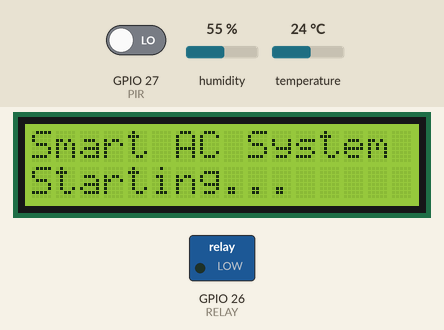
Simulated run of this program. Board: ESP32. Parts: 16×2 character LCD, switched loads named in the program (green lamp = pin HIGH). The inputs (shaded band) are chosen by the test bench; at power-on: GPIO 27 (PIR) LOW, humidity 55 %, temperature 24 °C. WiFi joins after 1.5 s; servers stay silent unless stated; what the program prints to the serial monitor is not drawn.

Above: at 0.1 s.
At 4.0 s:
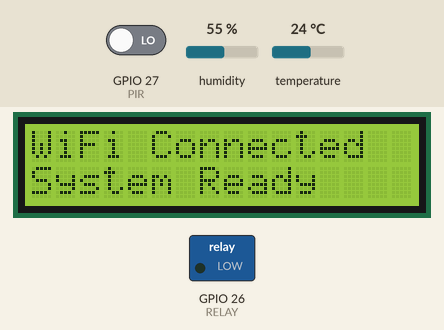
At 36.3 s:
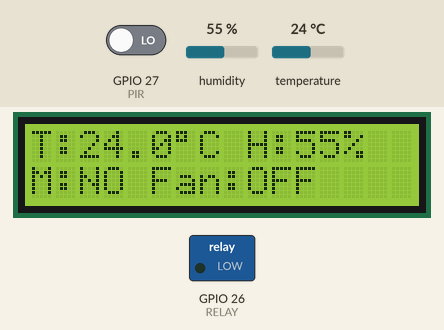

The program:

main.cpp
```cpp
#define BLYNK_TEMPLATE_ID "TMPL3bMZcP3IS"
#define BLYNK_TEMPLATE_NAME "esp32"
#define BLYNK_AUTH_TOKEN "1hqcKqiVXF0-fWrJ-rbCNlSrPbo7kwNz"

#include <Arduino.h>
#include <WiFi.h>
#include <WiFiClientSecure.h>
#include <BlynkSimpleEsp32.h>
#include <UniversalTelegramBot.h>
#include <DHT.h>

// ADDED FOR I2C LCD
#include <Wire.h>
#include <LiquidCrystal_I2C.h>

// WiFi
char ssid[] = "MM";
char pass[] = "alss159265769804";

// Telegram
#define BOT_TOKEN "8625629426:AAEIwdP6D5HOnF8vju1n9ePChy4R_e8fQM0"
#define CHAT_ID "1446264930"

WiFiClientSecure client;
UniversalTelegramBot bot(BOT_TOKEN, client);

// Pins
#define RELAY 26
#define PIR 27
#define DHTPIN 4
#define DHTTYPE DHT22

DHT dht(DHTPIN, DHTTYPE);

// ADDED FOR I2C LCD
LiquidCrystal_I2C lcd(0x27, 16, 2);

// Power
#define FAN_POWER_WATTS 10

bool manualControl = false;

// Timers
unsigned long lastTelegramCheck = 0;
unsigned long lastSensorUpdate = 0;

// ---------------- BLYNK CONTROL ----------------
BLYNK_WRITE(V0) {
    int value = param.asInt();
    manualControl = true;

    if (value == 255) {
        digitalWrite(RELAY, HIGH);
        Serial.println("Fan ON (Blynk)");
    } else {
        digitalWrite(RELAY, LOW);
        Serial.println("Fan OFF (Blynk)");
    }
}

// ---------------- TELEGRAM ----------------
void handleTelegram(int numNewMessages) {
    for (int i = 0; i < numNewMessages; i++) {

        String text = bot.messages[i].text;
        String from_id = bot.messages[i].chat_id;

        text.toLowerCase();

        if (from_id != CHAT_ID) {
            bot.sendMessage(from_id, "Unauthorized user", "");
            continue;
        }

        if (text == "/start") {
            bot.sendMessage(CHAT_ID,
            "Smart AC Bot\nCommands:\nac on\nac off\nstatus", "");
        }

        else if (text == "ac on") {
            digitalWrite(RELAY, HIGH);
            manualControl = true;
            bot.sendMessage(CHAT_ID, "Fan ON", "");
        }

        else if (text == "ac off") {
            digitalWrite(RELAY, LOW);
            manualControl = true;
            bot.sendMessage(CHAT_ID, "Fan OFF", "");
        }

        else if (text == "status") {
            int state = digitalRead(RELAY);
            bot.sendMessage(CHAT_ID,
                state ? "Fan is ON" : "Fan is OFF", "");
        }
    }
}

// ---------------- SETUP ----------------
void setup() {
    Serial.begin(9600);

    pinMode(RELAY, OUTPUT);
    pinMode(PIR, INPUT);

    digitalWrite(RELAY, LOW);

    dht.begin();

    // ADDED FOR I2C LCD
    Wire.begin();
    lcd.init();
    lcd.backlight();

    lcd.setCursor(0, 0);
    lcd.print("Smart AC System");
    lcd.setCursor(0, 1);
    lcd.print("Starting...");

    delay(2000);

    // WiFi
    WiFi.begin(ssid, pass);
    Serial.print("Connecting WiFi");

    while (WiFi.status() != WL_CONNECTED) {
        delay(500);
        Serial.print(".");
    }

    Serial.println("\nWiFi Connected");

    // Telegram HTTPS
    client.setInsecure();

    // Blynk
    Blynk.begin(BLYNK_AUTH_TOKEN, ssid, pass);

    Serial.println("System Ready");

    // ADDED FOR I2C LCD
    lcd.clear();
    lcd.setCursor(0, 0);
    lcd.print("WiFi Connected");
    lcd.setCursor(0, 1);
    lcd.print("System Ready");

    delay(2000);

    Serial.println("System Ready");
    delay(30000); // PIR calibration
}

// ---------------- LOOP ----------------
void loop() {

    Blynk.run();

    // ---- TELEGRAM ----
    if (millis() - lastTelegramCheck > 500) {

        int numNewMessages = bot.getUpdates(bot.last_message_received + 1);

        while (numNewMessages) {
            handleTelegram(numNewMessages);
            numNewMessages = bot.getUpdates(bot.last_message_received + 1);
        }

        lastTelegramCheck = millis();
    }

    // ---- SENSOR + CONTROL ----
    if (millis() - lastSensorUpdate > 500) {

        float temp = dht.readTemperature();
        float hum = dht.readHumidity();
        int motion = digitalRead(PIR);

        int relayState = digitalRead(RELAY);

        // AUTO CONTROL
        if (!manualControl) {
            if (motion == HIGH && temp > 28) {
                digitalWrite(RELAY, HIGH);
                relayState = HIGH;
            } else {
                digitalWrite(RELAY, LOW);
                relayState = LOW;
            }
        }

        float power = 10;

        // ---- BLYNK UPDATE ----
        if (!isnan(temp)) Blynk.virtualWrite(V1, temp);
        if (!isnan(hum)) Blynk.virtualWrite(V2, hum);

        Blynk.virtualWrite(V3, motion);
        Blynk.virtualWrite(V4, power);

        // ADDED FOR I2C LCD
        lcd.clear();

        lcd.setCursor(0, 0);
        if (!isnan(temp)) {
            lcd.print("T:");
            lcd.print(temp, 1);
            lcd.print((char)223);
            lcd.print("C ");
        }

        if (!isnan(hum)) {
            lcd.print("H:");
            lcd.print(hum, 0);
            lcd.print("%");
        }

        lcd.setCursor(0, 1);
        lcd.print("M:");
        lcd.print(motion ? "YES" : "NO");

        lcd.print(" Fan:");
        lcd.print(relayState ? "ON" : "OFF");

        // ---- SERIAL ----
        Serial.println("----- STATUS -----");
        Serial.print("Temp: "); Serial.println(temp);
        Serial.print("Hum: "); Serial.println(hum);
        Serial.print("Motion: "); Serial.println(motion);
        Serial.print("Fan: "); Serial.println(relayState);
        Serial.print("Power: "); Serial.println(power);
        Serial.println("------------------\n");

        lastSensorUpdate = millis();
    }
}
```

all_backup.cpp
```cpp
// #define BLYNK_TEMPLATE_ID "TMPL3bMZcP3IS"
// #define BLYNK_TEMPLATE_NAME "esp32"
// #define BLYNK_AUTH_TOKEN "1hqcKqiVXF0-fWrJ-rbCNlSrPbo7kwNz"

// #include <Arduino.h>
// #include <WiFi.h>
// #include <WiFiClientSecure.h>
// #include <BlynkSimpleEsp32.h>
// #include <UniversalTelegramBot.h>
// #include <DHT.h>

// // WiFi
// char ssid[] = "Nop";
// char pass[] = "qwmnpozx8ie3";

// // Telegram
// #define BOT_TOKEN "8625629426:AAEIwdP6D5HOnF8vju1n9ePChy4R_e8fQM0"
// #define CHAT_ID "1446264930"

// WiFiClientSecure client;
// UniversalTelegramBot bot(BOT_TOKEN, client);

// // Pins
// #define RELAY 26
// #define PIR 27
// #define DHTPIN 4
// #define DHTTYPE DHT22

// DHT dht(DHTPIN, DHTTYPE);

// // Power
// #define FAN_POWER_WATTS 10

// bool manualControl = false;

// // Timers
// unsigned long lastTelegramCheck = 0;
// unsigned long lastSensorUpdate = 0;

// // ---------------- BLYNK CONTROL ----------------
// BLYNK_WRITE(V0) {
//     int value = param.asInt();
//     manualControl = true;

//     if (value == 255) {
//         digitalWrite(RELAY, HIGH);
//         Serial.println("Fan ON (Blynk)");
//     } else {
//         digitalWrite(RELAY, LOW);
//         Serial.println("Fan OFF (Blynk)");
//     }
// }

// // ---------------- TELEGRAM ----------------
// void handleTelegram(int numNewMessages) {
//     for (int i = 0; i < numNewMessages; i++) {

//         String text = bot.messages[i].text;
//         String from_id = bot.messages[i].chat_id;

//         text.toLowerCase();

//         if (from_id != CHAT_ID) {
//             bot.sendMessage(from_id, "Unauthorized user", "");
//             continue;
//         }

//         if (text == "/start") {
//             bot.sendMessage(CHAT_ID,
//             "Smart AC Bot\nCommands:\nac on\nac off\nstatus", "");
//         }

//         else if (text == "ac on") {
//             digitalWrite(RELAY, HIGH);
//             manualControl = true;
//             bot.sendMessage(CHAT_ID, "Fan ON", "");
//         }

//         else if (text == "ac off") {
//             digitalWrite(RELAY, LOW);
//             manualControl = true;
//             bot.sendMessage(CHAT_ID, "Fan OFF", "");
//         }

//         else if (text == "status") {
//             int state = digitalRead(RELAY);
//             bot.sendMessage(CHAT_ID,
//                 state ? "Fan is ON" : "Fan is OFF", "");
//         }
//     }
// }

// // ---------------- SETUP ----------------
// void setup() {
//     Serial.begin(9600);

//     pinMode(RELAY, OUTPUT);
//     pinMode(PIR, INPUT);

//     digitalWrite(RELAY, LOW);

//     dht.begin();

//     // WiFi
//     WiFi.begin(ssid, pass);
//     Serial.print("Connecting WiFi");

//     while (WiFi.status() != WL_CONNECTED) {
//         delay(500);
//         Serial.print(".");
//     }

//     Serial.println("\nWiFi Connected");

//     // Telegram HTTPS
//     client.setInsecure();

//     // Blynk
//     Blynk.begin(BLYNK_AUTH_TOKEN, ssid, pass);

//     Serial.println("System Ready");
//     delay(30000); // PIR calibration
// }

// // ---------------- LOOP ----------------
// void loop() {

//     Blynk.run();

//     // ---- TELEGRAM ----
//     if (millis() - lastTelegramCheck > 2000) {

//         int numNewMessages = bot.getUpdates(bot.last_message_received + 1);

//         while (numNewMessages) {
//             handleTelegram(numNewMessages);
//             numNewMessages = bot.getUpdates(bot.last_message_received + 1);
//         }

//         lastTelegramCheck = millis();
//     }

//     // ---- SENSOR + CONTROL ----
//     if (millis() - lastSensorUpdate > 2000) {

//         float temp = dht.readTemperature();
//         float hum = dht.readHumidity();
//         int motion = digitalRead(PIR);

//         int relayState = digitalRead(RELAY);

//         // AUTO CONTROL
//         if (!manualControl) {
//             if (motion == HIGH && temp > 28) {
//                 digitalWrite(RELAY, HIGH);
//                 relayState = HIGH;
//             } else {
//                 digitalWrite(RELAY, LOW);
//                 relayState = LOW;
//             }
//         }

//         float power = relayState ? FAN_POWER_WATTS : 0;

//         // ---- BLYNK UPDATE ----
//         if (!isnan(temp)) Blynk.virtualWrite(V1, temp);
//         if (!isnan(hum)) Blynk.virtualWrite(V2, hum);

//         Blynk.virtualWrite(V3, motion);
//         Blynk.virtualWrite(V4, power);

//         // ---- SERIAL ----
//         Serial.println("----- STATUS -----");
//         Serial.print("Temp: "); Serial.println(temp);
//         Serial.print("Hum: "); Serial.println(hum);
//         Serial.print("Motion: "); Serial.println(motion);
//         Serial.print("Fan: "); Serial.println(relayState);
//         Serial.print("Power: "); Serial.println(power);
//         Serial.println("------------------\n");

//         lastSensorUpdate = millis();
//     }
// }
```

main_back.cpp
```cpp
// #define BLYNK_TEMPLATE_ID "TMPL3bMZcP3IS"
// #define BLYNK_TEMPLATE_NAME "esp32"
// #define BLYNK_AUTH_TOKEN "1hqcKqiVXF0-fWrJ-rbCNlSrPbo7kwNz"

// #include <Arduino.h>
// #include <WiFi.h>
// #include <WiFiClientSecure.h>
// #include <BlynkSimpleEsp32.h>
// #include <UniversalTelegramBot.h>
// #include <DHT.h>

// // WiFi
// char ssid[] = "MM";
// char pass[] = "alss159265769804";

// // Telegram
// #define BOT_TOKEN "8625629426:AAEIwdP6D5HOnF8vju1n9ePChy4R_e8fQM0"
// #define CHAT_ID "1446264930"

// WiFiClientSecure client;
// UniversalTelegramBot bot(BOT_TOKEN, client);

// // Pins
// #define RELAY 26
// #define PIR 27
// #define DHTPIN 4
// #define DHTTYPE DHT22

// DHT dht(DHTPIN, DHTTYPE);

// // Power
// #define FAN_POWER_WATTS 10

// bool manualControl = false;

// // Timers
// unsigned long lastTelegramCheck = 0;
// unsigned long lastSensorUpdate = 0;

// // ---------------- BLYNK CONTROL ----------------
// BLYNK_WRITE(V0) {
//     int value = param.asInt();
//     manualControl = true;

//     if (value == 255) {
//         digitalWrite(RELAY, HIGH);
//         Serial.println("Fan ON (Blynk)");
//     } else {
//         digitalWrite(RELAY, LOW);
//         Serial.println("Fan OFF (Blynk)");
//     }
// }

// // ---------------- TELEGRAM ----------------
// void handleTelegram(int numNewMessages) {
//     for (int i = 0; i < numNewMessages; i++) {

//         String text = bot.messages[i].text;
//         String from_id = bot.messages[i].chat_id;

//         text.toLowerCase();

//         if (from_id != CHAT_ID) {
//             bot.sendMessage(from_id, "Unauthorized user", "");
//             continue;
//         }

//         if (text == "/start") {
//             bot.sendMessage(CHAT_ID,
//             "Smart AC Bot\nCommands:\nac on\nac off\nstatus", "");
//         }

//         else if (text == "ac on") {
//             digitalWrite(RELAY, HIGH);
//             manualControl = true;
//             bot.sendMessage(CHAT_ID, "Fan ON", "");
//         }

//         else if (text == "ac off") {
//             digitalWrite(RELAY, LOW);
//             manualControl = true;
//             bot.sendMessage(CHAT_ID, "Fan OFF", "");
//         }

//         else if (text == "status") {
//             int state = digitalRead(RELAY);
//             bot.sendMessage(CHAT_ID,
//                 state ? "Fan is ON" : "Fan is OFF", "");
//         }
//     }
// }

// // ---------------- SETUP ----------------
// void setup() {
//     Serial.begin(9600);

//     pinMode(RELAY, OUTPUT);
//     pinMode(PIR, INPUT);

//     digitalWrite(RELAY, LOW);

//     dht.begin();

//     // WiFi
//     WiFi.begin(ssid, pass);
//     Serial.print("Connecting WiFi");

//     while (WiFi.status() != WL_CONNECTED) {
//         delay(500);
//         Serial.print(".");
//     }

//     Serial.println("\nWiFi Connected");

//     // Telegram HTTPS
//     client.setInsecure();

//     // Blynk
//     Blynk.begin(BLYNK_AUTH_TOKEN, ssid, pass);

//     Serial.println("System Ready");
//     delay(30000); // PIR calibration
// }

// // ---------------- LOOP ----------------
// void loop() {

//     Blynk.run();

//     // ---- TELEGRAM ----
//     if (millis() - lastTelegramCheck > 500) {

//         int numNewMessages = bot.getUpdates(bot.last_message_received + 1);

//         while (numNewMessages) {
//             handleTelegram(numNewMessages);
//             numNewMessages = bot.getUpdates(bot.last_message_received + 1);
//         }

//         lastTelegramCheck = millis();
//     }

//     // ---- SENSOR + CONTROL ----
//     if (millis() - lastSensorUpdate > 500) {

//         float temp = dht.readTemperature();
//         float hum = dht.readHumidity();
//         int motion = digitalRead(PIR);

//         int relayState = digitalRead(RELAY);

//         // AUTO CONTROL
//         if (!manualControl) {
//             if (motion == HIGH && temp > 28) {
//                 digitalWrite(RELAY, HIGH);
//                 relayState = HIGH;
//             } else {
//                 digitalWrite(RELAY, LOW);
//                 relayState = LOW;
//             }
//         }

//         float power = relayState ? FAN_POWER_WATTS : 0;

//         // ---- BLYNK UPDATE ----
//         if (!isnan(temp)) Blynk.virtualWrite(V1, temp);
//         if (!isnan(hum)) Blynk.virtualWrite(V2, hum);

//         Blynk.virtualWrite(V3, motion);
//         Blynk.virtualWrite(V4, power);

//         // ---- SERIAL ----
//         Serial.println("----- STATUS -----");
//         Serial.print("Temp: "); Serial.println(temp);
//         Serial.print("Hum: "); Serial.println(hum);
//         Serial.print("Motion: "); Serial.println(motion);
//         Serial.print("Fan: "); Serial.println(relayState);
//         Serial.print("Power: "); Serial.println(power);
//         Serial.println("------------------\n");

//         lastSensorUpdate = millis();
//     }
// }
```

main_backup.cpp
```cpp
// #define BLYNK_TEMPLATE_ID "TMPL3bMZcP3IS"
// #define BLYNK_TEMPLATE_NAME "esp32"
// #define BLYNK_AUTH_TOKEN "1hqcKqiVXF0-fWrJ-rbCNlSrPbo7kwNz"

// #include <Arduino.h>
// #include <WiFi.h>
// #include <BlynkSimpleEsp32.h>
// #include <DHT.h>

// #define DHTPIN 4
// #define DHTTYPE DHT22
// #define PIR 27
// #define RELAY 26

// char ssid[] = "MM";
// char pass[] = "alss159265769804";

// DHT dht(DHTPIN, DHTTYPE);

// #define FAN_POWER_WATTS 10

// bool manualControl = false;

// BLYNK_WRITE(V0) {
//     int value = param.asInt();
//     manualControl = true;

//     if (value == 255) {   // FIXED: was 255
//         digitalWrite(RELAY, HIGH);
//         Serial.println("Fan ON (App)");
//     } else {
//         digitalWrite(RELAY, LOW);
//         Serial.println("Fan OFF (App)");
//     }
// }

// void setup() {
//     Serial.begin(9600);

//     pinMode(PIR, INPUT);
//     pinMode(RELAY, OUTPUT);

//     digitalWrite(RELAY, LOW);

//     dht.begin();

//     Blynk.begin(BLYNK_AUTH_TOKEN, ssid, pass);

//     Serial.println("System Initializing...");
//     delay(30000);
//     Serial.println("System Ready\n");
// }

// void loop() {
//     Blynk.run();

//     float temp = dht.readTemperature();
//     float hum = dht.readHumidity();
//     int motion = digitalRead(PIR);

//     int relayState = digitalRead(RELAY);  // FIXED

//     if (!manualControl) {
//         if (motion == HIGH && temp > 28) {
//             digitalWrite(RELAY, HIGH);
//             relayState = HIGH;
//         } else {
//             digitalWrite(RELAY, LOW);
//             relayState = LOW;
//         }
//     }

//     float power = relayState ? FAN_POWER_WATTS : 0;

//     Blynk.virtualWrite(V1, temp);
//     Blynk.virtualWrite(V2, hum);
//     Blynk.virtualWrite(V3, motion);
//     Blynk.virtualWrite(V4, power);

//     Serial.println("----------- SYSTEM STATUS -----------");

//     Serial.print("Temperature: ");
//     Serial.print(temp);
//     Serial.print(" °C, ");

//     Serial.print("Humidity: ");
//     Serial.print(hum);
//     Serial.print(" %, ");

//     Serial.print("Motion: ");
//     Serial.print(motion == HIGH ? "YES, " : "NO, ");

//     Serial.print("Fan Status: ");
//     Serial.print(relayState ? "ON, " : "OFF, ");

//     Serial.print("Power Usage: ");
//     Serial.print(power);
//     Serial.println(" W");

//     delay(2000);
// }
```

Source omitted: telegram_test.cpp (2406 bytes)

Measured:
- what the display in image 1 shows lasts 32.4 s, from 3.9 s to 36.3 s
